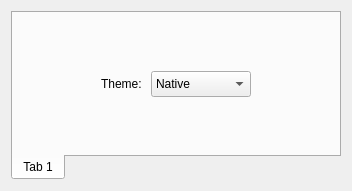
<?xml version="1.0" encoding="UTF-8"?>
<ui version="4.0">
 <class>ThemeFrame</class>
 <widget class="QWidget" name="ThemeFrame">
  <property name="geometry">
   <rect>
    <x>0</x>
    <y>0</y>
    <width>352</width>
    <height>191</height>
   </rect>
  </property>
  <property name="windowTitle">
   <string>Form</string>
  </property>
  <layout class="QGridLayout" name="gridLayout">
   <item row="0" column="0">
    <widget class="tabPanel" name="tabWidget">
     <property name="tabPosition">
      <enum>QTabWidget::South</enum>
     </property>
     <property name="currentIndex">
      <number>0</number>
     </property>
     <widget class="QWidget" name="tab">
      <attribute name="title">
       <string>Tab 1</string>
      </attribute>
      <layout class="QGridLayout" name="gridLayout_2">
       <item row="1" column="3">
        <spacer name="horizontalSpacer_3">
         <property name="orientation">
          <enum>Qt::Horizontal</enum>
         </property>
         <property name="sizeHint" stdset="0">
          <size>
           <width>10</width>
           <height>20</height>
          </size>
         </property>
        </spacer>
       </item>
       <item row="1" column="1">
        <widget class="QLabel" name="lblTheme">
         <property name="sizePolicy">
          <sizepolicy hsizetype="Preferred" vsizetype="Preferred">
           <horstretch>0</horstretch>
           <verstretch>0</verstretch>
          </sizepolicy>
         </property>
         <property name="text">
          <string>Theme: </string>
         </property>
         <property name="alignment">
          <set>Qt::AlignRight|Qt::AlignTrailing|Qt::AlignVCenter</set>
         </property>
        </widget>
       </item>
       <item row="2" column="2">
        <spacer name="verticalSpacer_2">
         <property name="orientation">
          <enum>Qt::Vertical</enum>
         </property>
         <property name="sizeHint" stdset="0">
          <size>
           <width>20</width>
           <height>0</height>
          </size>
         </property>
        </spacer>
       </item>
       <item row="1" column="0">
        <spacer name="horizontalSpacer_4">
         <property name="orientation">
          <enum>Qt::Horizontal</enum>
         </property>
         <property name="sizeHint" stdset="0">
          <size>
           <width>10</width>
           <height>20</height>
          </size>
         </property>
        </spacer>
       </item>
       <item row="0" column="2">
        <spacer name="verticalSpacer">
         <property name="orientation">
          <enum>Qt::Vertical</enum>
         </property>
         <property name="sizeHint" stdset="0">
          <size>
           <width>20</width>
           <height>0</height>
          </size>
         </property>
        </spacer>
       </item>
       <item row="1" column="2">
        <widget class="QComboBox" name="cmbTheme">
         <property name="minimumSize">
          <size>
           <width>100</width>
           <height>26</height>
          </size>
         </property>
         <item>
          <property name="text">
           <string>Native</string>
          </property>
         </item>
         <item>
          <property name="text">
           <string>Dark</string>
          </property>
         </item>
         <item>
          <property name="text">
           <string>Light</string>
          </property>
         </item>
        </widget>
       </item>
      </layout>
     </widget>
    </widget>
   </item>
  </layout>
 </widget>
 <customwidgets>
  <customwidget>
   <class>tabPanel</class>
   <extends>QTabWidget</extends>
   <header>controls/tabpanel.h</header>
   <container>1</container>
  </customwidget>
 </customwidgets>
 <tabstops>
  <tabstop>tabWidget</tabstop>
 </tabstops>
 <resources/>
 <connections/>
</ui>
